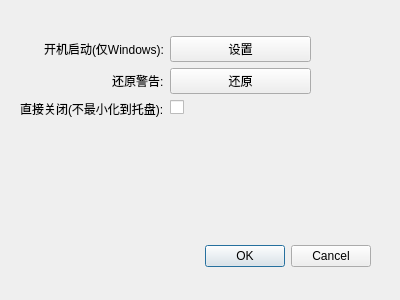
<?xml version="1.0" encoding="UTF-8"?>
<ui version="4.0">
 <class>SettingsDialog</class>
 <widget class="QDialog" name="SettingsDialog">
  <property name="geometry">
   <rect>
    <x>0</x>
    <y>0</y>
    <width>400</width>
    <height>300</height>
   </rect>
  </property>
  <property name="windowTitle">
   <string>Dialog</string>
  </property>
  <widget class="QDialogButtonBox" name="buttonBox">
   <property name="geometry">
    <rect>
     <x>30</x>
     <y>240</y>
     <width>341</width>
     <height>32</height>
    </rect>
   </property>
   <property name="orientation">
    <enum>Qt::Horizontal</enum>
   </property>
   <property name="standardButtons">
    <set>QDialogButtonBox::Cancel|QDialogButtonBox::Ok</set>
   </property>
  </widget>
  <widget class="QWidget" name="">
   <property name="geometry">
    <rect>
     <x>20</x>
     <y>30</y>
     <width>291</width>
     <height>94</height>
    </rect>
   </property>
   <layout class="QFormLayout" name="formLayout">
    <property name="labelAlignment">
     <set>Qt::AlignRight|Qt::AlignTrailing|Qt::AlignVCenter</set>
    </property>
    <property name="formAlignment">
     <set>Qt::AlignCenter</set>
    </property>
    <item row="0" column="0">
     <widget class="QLabel" name="label">
      <property name="text">
       <string>开机启动(仅Windows):</string>
      </property>
     </widget>
    </item>
    <item row="0" column="1">
     <widget class="QPushButton" name="pushButton">
      <property name="text">
       <string>设置</string>
      </property>
     </widget>
    </item>
    <item row="1" column="0">
     <widget class="QLabel" name="label_2">
      <property name="text">
       <string>还原警告:</string>
      </property>
     </widget>
    </item>
    <item row="1" column="1">
     <widget class="QPushButton" name="pushButton_2">
      <property name="text">
       <string>还原</string>
      </property>
     </widget>
    </item>
    <item row="2" column="0">
     <widget class="QLabel" name="label_3">
      <property name="text">
       <string>直接关闭(不最小化到托盘):</string>
      </property>
     </widget>
    </item>
    <item row="2" column="1">
     <widget class="QCheckBox" name="checkBox">
      <property name="text">
       <string/>
      </property>
     </widget>
    </item>
   </layout>
  </widget>
 </widget>
 <resources/>
 <connections>
  <connection>
   <sender>buttonBox</sender>
   <signal>accepted()</signal>
   <receiver>SettingsDialog</receiver>
   <slot>accept()</slot>
   <hints>
    <hint type="sourcelabel">
     <x>248</x>
     <y>254</y>
    </hint>
    <hint type="destinationlabel">
     <x>157</x>
     <y>274</y>
    </hint>
   </hints>
  </connection>
  <connection>
   <sender>buttonBox</sender>
   <signal>rejected()</signal>
   <receiver>SettingsDialog</receiver>
   <slot>reject()</slot>
   <hints>
    <hint type="sourcelabel">
     <x>316</x>
     <y>260</y>
    </hint>
    <hint type="destinationlabel">
     <x>286</x>
     <y>274</y>
    </hint>
   </hints>
  </connection>
 </connections>
</ui>
